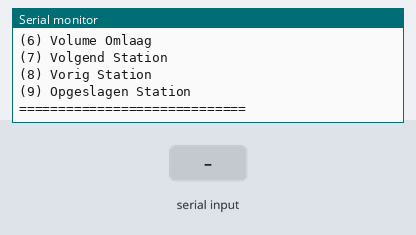
A sketch run on a simulated Arduino Uno, built with avr-gcc and run on an emulated ATmega328P. Shown: the last lines printed to the serial monitor. Inputs (shaded band) come from the test bench.

Above: at 1.2 s.
1.3 s: "90,45\n" received over Serial
At 2.1 s:
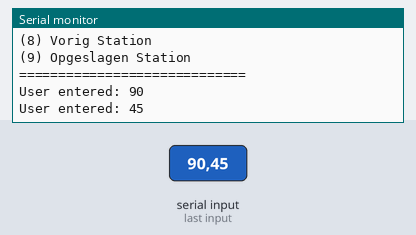
2.8 s: "1\n" received over Serial
At 3.6 s:
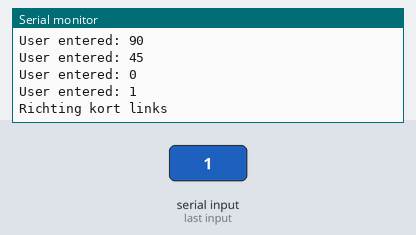
4.3 s: "2\n" received over Serial
At 4.8 s:
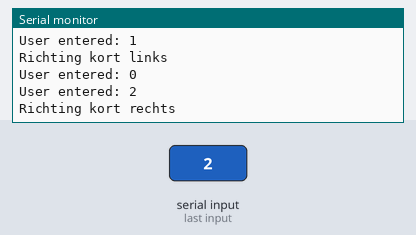
5.8 s: "3\n" received over Serial
At 6.6 s:
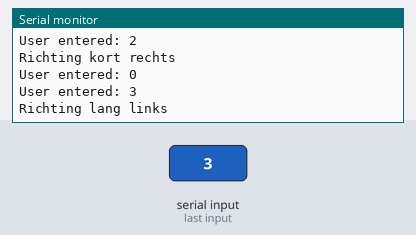
7.3 s: "4\n" received over Serial
At 8.1 s:
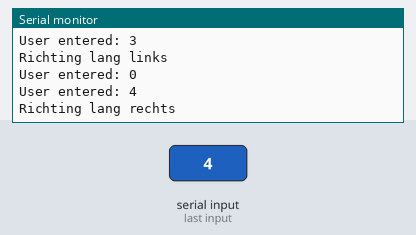
8.8 s: "5\n" received over Serial
At 9.4 s:
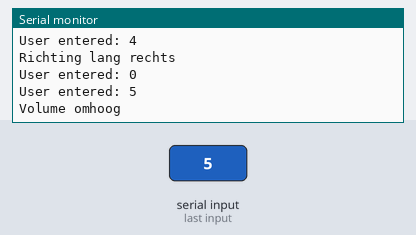
Timing chart, 0 to 11.3 s (numbered marks = the images above; inputs shaded):
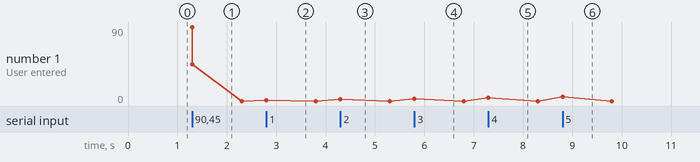

Measured:
- after the input at 1.3 s, the serial monitor: prints a new line at once (image 1)
- after the input at 2.8 s, the serial monitor: prints a new line at once (image 2)
- after the input at 4.3 s, the serial monitor: prints a new line at once (image 3)
- after the input at 5.8 s, the serial monitor: prints a new line at once (image 4)
- after the input at 7.3 s, the serial monitor: prints a new line at once (image 5)
- after the input at 8.8 s, the serial monitor: prints a new line at once (image 6)

The sketch:

CAN_Send.ino
```cpp
#include <mcp_can.h>
#include <mcp_can_dfs.h>


#include <SPI.h>          //SPI is used to talk to the CAN Controller
#include <mcp_can.h>

MCP_CAN CAN(10);          //set SPI Chip Select to pin 10

int userChoice = 0;


void setup()
{

  Serial.begin(115200);   //to communicate with Serial monitor
//tries to initialize, if failed --> it will loop here for ever
START_INIT:

    if(CAN_OK == CAN.begin(CAN_500KBPS))      //setting CAN baud rate to 500Kbps
    {
        Serial.println("CAN BUS Shield init ok!");
    }
    else
    {
        Serial.println("CAN BUS Shield init fail");
        Serial.println("Init CAN BUS Shield again");
        delay(100);
        goto START_INIT;
    }
    printMenu();
}


void loop()
{
    //CAN.sendMsgBuf(msg ID, extended?, #of data bytes, data array);
    selectMenu();
}
```

printMenu.ino
```cpp
void printMenu()
{
   Serial.println("Brent & Cihan CANBUS Menu");
   Serial.println("=============================");
   Serial.println("(1) Richting Kort Links");
   Serial.println("(2) Richting Kort Rechts");
   Serial.println("(3) Richting Lang Links");
   Serial.println("(4) Richting Lang Rechts");
   Serial.println("(5) Volume Omhoog");
   Serial.println("(6) Volume Omlaag");
   Serial.println("(7) Volgend Station");
   Serial.println("(8) Vorig Station");
   Serial.println("(9) Opgeslagen Station");
   Serial.println("=============================");
}
```

selectMenu.ino
```cpp
void selectMenu()
{
  unsigned char data[8] = {'0x00', '0x00', '0x00', '0x00', '0x00', '0x00', '0x00', '0x00'};
  if (Serial.available() > 0)
  {
    userChoice = Serial.parseInt(); // Read user input
    Serial.print("User entered: ");
    Serial.println(userChoice);
  }
  switch (userChoice)
  {
    case 0: //Spam berichten voorkomen
      // NIKS DOEN
      break;
    case 1:
      Serial.println("Richting kort links");
      data[0] = '0x01';
      CAN.sendMsgBuf(0x52, 0, 8, data);
      userChoice = 0;
      break;
    case 2:
      Serial.println("Richting kort rechts");
      data[0] = '0x02';
      CAN.sendMsgBuf(0x52, 0, 8, data);
      userChoice = 0;
      break;
    case 3:
      Serial.println("Richting lang links");
      data[0] = '0x01';
      data[1] = '0x01';
      CAN.sendMsgBuf(0x52, 0, 8, data);
      userChoice = 0;
      break;
    case 4:
      Serial.println("Richting lang rechts");
      data[0] = '0x02';
      data[1] = '0x01';
      CAN.sendMsgBuf(0x52, 0, 8, data);
      userChoice = 0;
      break;
    case 5:
      Serial.println("Volume omhoog");
      data[0] = '0x01';
      CAN.sendMsgBuf(0x53, 0, 8, data);
      userChoice = 0;
      break;
    case 6:
      Serial.println("Volume omlaag");
      data[0] = '0x02';
      CAN.sendMsgBuf(0x53, 0, 8, data);
      userChoice = 0;
      break;
    case 7:
      Serial.println("Volgend station");
      data[0] = '0x08';
      CAN.sendMsgBuf(0x53, 0, 8, data);
      userChoice = 0;
      break;
    case 8:
      Serial.println("Vorig station");
      data[0] = '0x10';
      CAN.sendMsgBuf(0x53, 0, 8, data);
      userChoice = 0;
      break;
    case 9:
      Serial.println("Opgeslagen Station");
      data[0] = '0x04';
      CAN.sendMsgBuf(0x53, 0, 8, data);
      userChoice = 0;
      break;
  }
}
```
